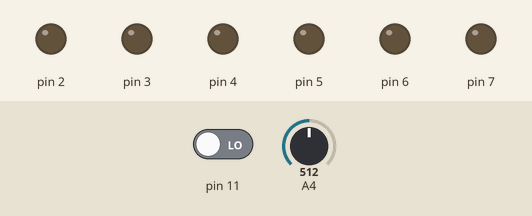
The sketch below on a simulated Arduino Uno, built with avr-gcc and run on an emulated ATmega328P. Parts: output pins drawn as LEDs (lit = HIGH). Dashed ring = blinking. Inputs (shaded band) come from the test bench; at power-on: A4 = 512, pin 11 LOW.

Above: at 1.3 s.
1.4 s: A4 set to 106
3.2 s: A4 set to 94
At 4.1 s:
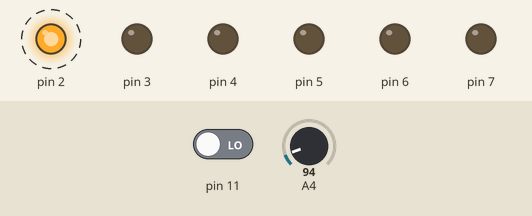
At 4.5 s:
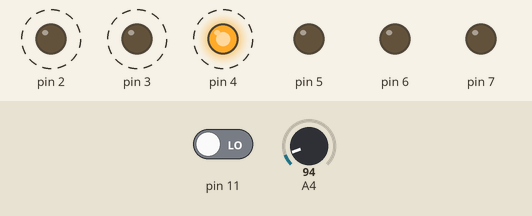
Timing chart, 0 to 12.3 s (numbered marks = the images above; inputs shaded):
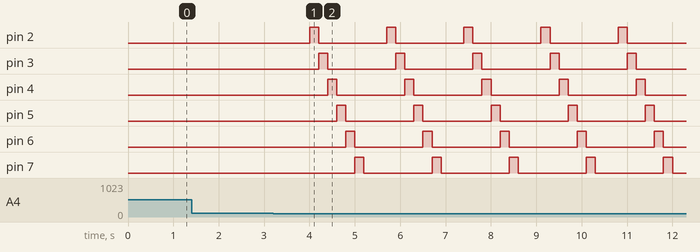

Measured:
- the behaviour switches between 100 and 99 on A4 (found by bisection; images 0 and 1)
- after the input at 1.4 s, every drawn part: stays the same
- after the input at 3.2 s, pin 2: alternates HIGH for 0.20 s and LOW for 1.5 s, starting after 0.80 s; pin 3: alternates HIGH for 0.20 s and LOW for 1.5 s, starting after 1.0 s

The sketch:

code_.ino
```cpp
void setup()
{
  for(int i=2;i<=7;i++)
  {
    pinMode(i,HIGH);
  }
  pinMode(11,INPUT);
  Serial.begin(9600);
}
void loop()
{

  int c=analogRead(A4);
  delay(500);
  if(c<100)
  {
    for (int j=2;j<8;j++)
  {
    digitalWrite(j,HIGH);
    delay(200);
    allLEDsOFF();
   }
}
  if(digitalRead(11)==HIGH)
  {
  allLEDsOFF();
  if(c<300)
  {
  for(int k=1;k<0;k++)
  {
    for(int p=2;p<8;p+=2)
    {
      digitalWrite(p,HIGH);
    }
    for(int a=1;a<8;a+=2)
    {
      digitalWrite(a,HIGH);
    }
  }
  }
  else
  {
    allLEDsOFF();
  }
}
    else
    {
     allLEDsOFF();
    }

}

void allLEDsOFF(void)
{
  for (int i = 2; i < 8; i++) {
    digitalWrite(i, LOW);
  }

}
```
